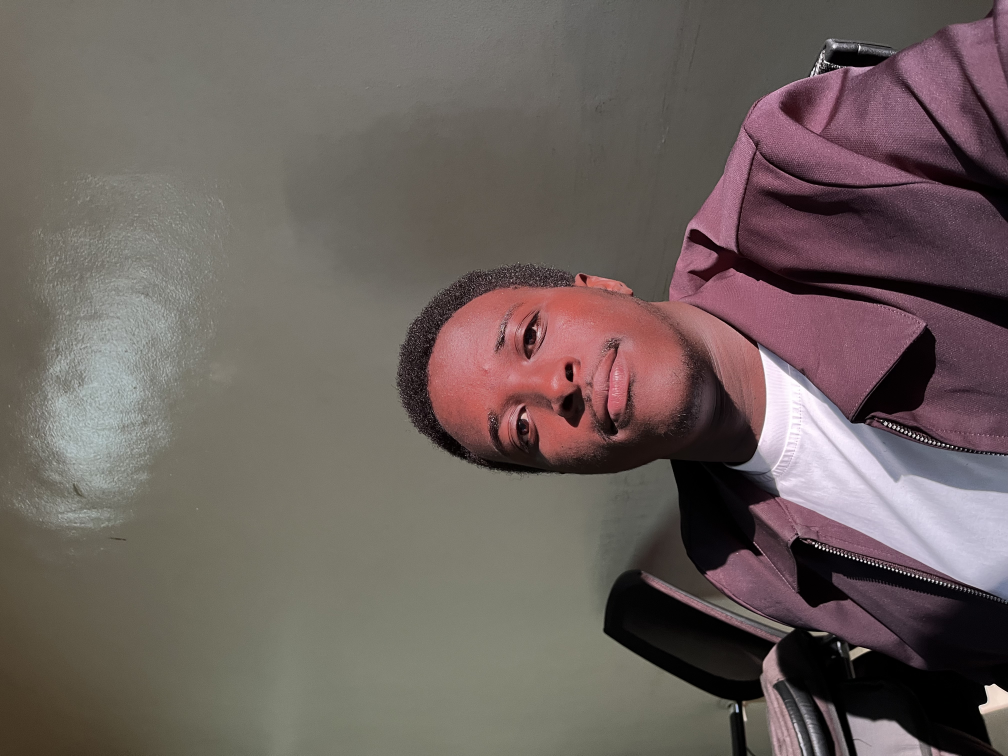
#> input picture formative2-ml-pipeline/data/images/christian_tonny_gentil_iradukunda/neutral.jpeg, 4032 x 3024 px (shown at 1/4 size); its folder holds only this picture in this run
$ python image_pipeline.py
#> lines starting #> are read from the running program, lines starting #| are printed output that depends on the picture
"""Image augmentation, visualization support, and histogram features."""

from __future__ import annotations

import argparse
from pathlib import Path

import numpy as np
import pandas as pd
from PIL import Image, ImageOps

IMAGE_EXTENSIONS = {".jpg", ".jpeg", ".png", ".bmp", ".webp"}


def augment_image(image: Image.Image) -> dict[str, Image.Image]:
    """Return the original plus three required augmentation variants."""
    rgb = ImageOps.exif_transpose(image).convert("RGB")
    return {
        "original": rgb,
        "rotated_15deg": rgb.rotate(15, resample=Image.Resampling.BILINEAR),
        "horizontal_flip": ImageOps.mirror(rgb),
        "grayscale": ImageOps.grayscale(rgb).convert("RGB"),
    }


def extract_image_features(image: Image.Image, bins: int = 16) -> dict[str, float]:
    """Create normalized RGB/gray histograms and a small pixel embedding."""
    rgb = ImageOps.fit(image.convert("RGB"), (128, 128))
    array = np.asarray(rgb, dtype=np.float32)
    features: dict[str, float] = {}

    for channel_index, channel_name in enumerate(["red", "green", "blue"]):
        histogram, _ = np.histogram(
            array[:, :, channel_index], bins=bins, range=(0, 256), density=False
        )
        histogram = histogram / max(histogram.sum(), 1)
        for index, value in enumerate(histogram):
            features[f"{channel_name}_hist_{index:02d}"] = float(value)

    gray = np.asarray(rgb.convert("L"), dtype=np.float32)
    gray_histogram, _ = np.histogram(gray, bins=bins, range=(0, 256))
    gray_histogram = gray_histogram / max(gray_histogram.sum(), 1)
    for index, value in enumerate(gray_histogram):
        features[f"gray_hist_{index:02d}"] = float(value)

    # This 16x16 representation acts as a basic face appearance embedding.
    embedding = np.asarray(
        rgb.convert("L").resize((16, 16), Image.Resampling.BILINEAR),
        dtype=np.float32,
    ) / 255.0
    for index, value in enumerate(embedding.ravel()):
        features[f"pixel_embedding_{index:03d}"] = float(value)

    features["brightness_mean"] = float(gray.mean())
    features["brightness_std"] = float(gray.std())
    return features


def process_image_dataset(
    input_dir: Path = Path("data/images"),
    output_csv: Path = Path("data/processed/image_features.csv"),
    augmented_dir: Path = Path("data/images/augmented"),
) -> pd.DataFrame:
    """Process member folders and save one row for every image variant."""
    rows: list[dict] = []
    augmented_dir.mkdir(parents=True, exist_ok=True)

    member_dirs = [
        folder
        for folder in sorted(input_dir.iterdir())
        if folder.is_dir() and folder.name != augmented_dir.name
    ] if input_dir.exists() else []

    for member_dir in member_dirs:
        for source_path in sorted(member_dir.iterdir()):
            if source_path.suffix.lower() not in IMAGE_EXTENSIONS:
                continue
            with Image.open(source_path) as image:
#> image is the input picture: PIL image 4032x3024 RGB; mean R, G, B 108.5, 97.1, 93.9
                variants = augment_image(image)
#> in augment_image, `rgb = ImageOps.exif_transpose(image).convert("RGB")`:
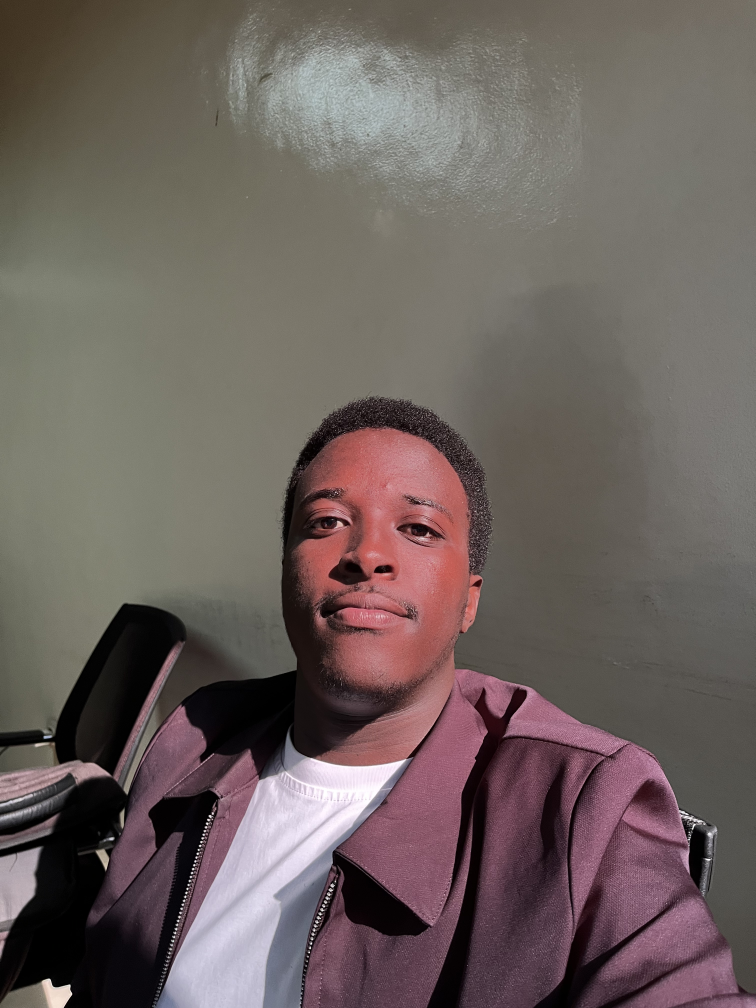
#> rgb: PIL image 3024x4032 RGB (shown at 1/4 size); mean R, G, B 108.5, 97.1, 93.9
#> variants = 4 items
            for variant_name, variant in variants.items():
                output_member_dir = augmented_dir / member_dir.name
                output_member_dir.mkdir(parents=True, exist_ok=True)
                output_path = output_member_dir / (
                    f"{source_path.stem}__{variant_name}.png"
                )
                variant.save(output_path)
                rows.append(
                    {
                        "member": member_dir.name,
                        "source_file": str(source_path),
                        "variant": variant_name,
                        "processed_file": str(output_path),
                        **extract_image_features(variant),
                    }
                )
#> this loop made 4 passes
#> variant_name on passes 1 to 4: 'original', 'rotated_15deg', 'horizontal_flip', 'grayscale'
#> pass 1, in extract_image_features, `rgb = ImageOps.fit(image.convert("RGB"), (128, 128))`:
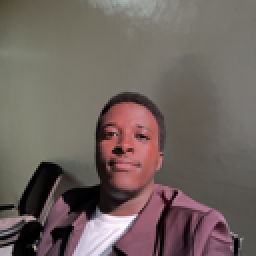
#> rgb: PIL image 128x128 RGB (shown 2 times larger); mean R, G, B 111.3, 99.6, 95.2
#> pass 1, in extract_image_features, `gray = np.asarray(rgb.convert("L"), dtype=np.float32)`:
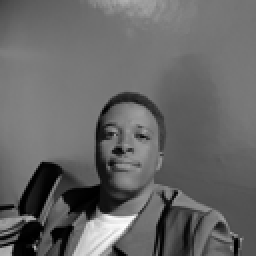
#> gray: shape (128, 128) float32 (shown 2 times larger); min 0, max 253, mean 102.5
#> pass 2, in process_image_dataset, `variant.save(output_path)`:
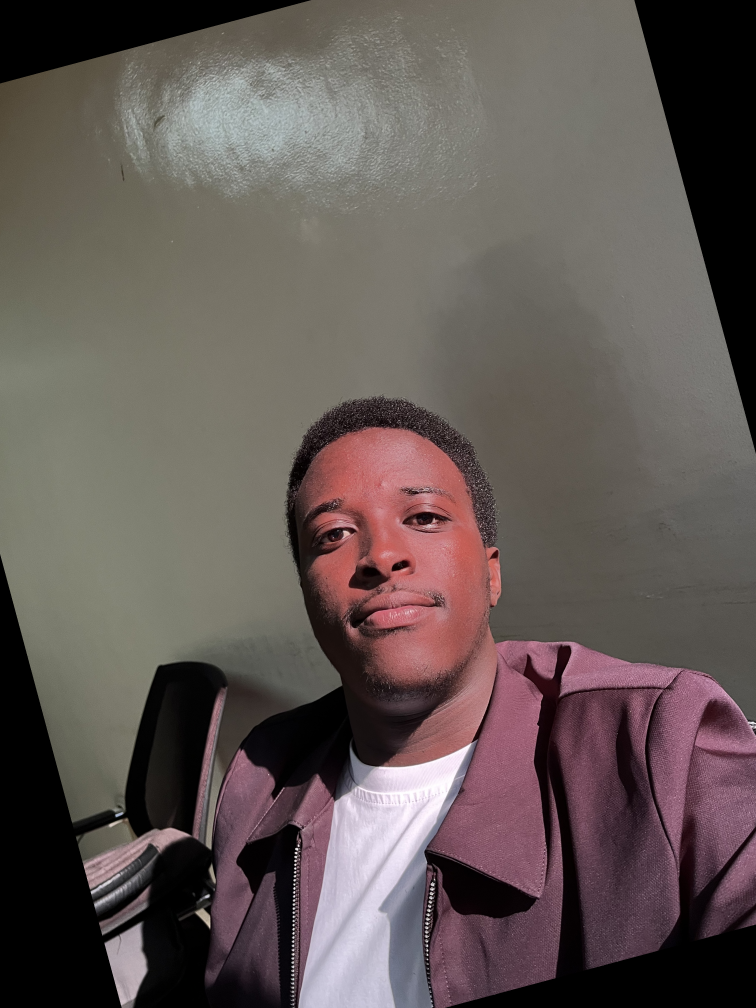
#> saved as neutral__rotated_15deg.png: PIL image 3024x4032 RGB (shown at 1/4 size); mean R, G, B 98.2, 87.7, 84.9
#> after the loop, rows = 4 items
#> pass 2 of the loop in process_image_dataset, `for member_dir in member_dirs:`:
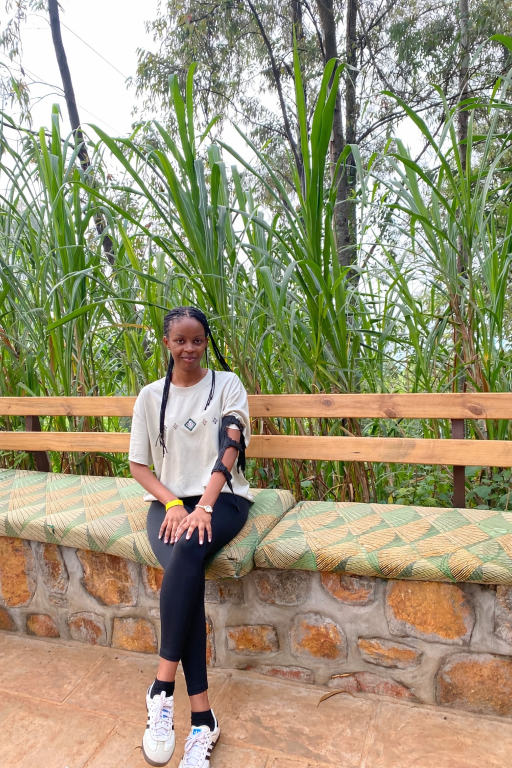
#> input picture formative2-ml-pipeline/data/images/yvette_uwimpaye/mi.png, 1024 x 1536 px (shown at 1/2 size)
#> in process_image_dataset, image is the input picture: PIL image 1024x1536 RGB; mean R, G, B 156.3, 149.4, 120.3
#> the loop in process_image_dataset, `for variant_name, variant in variants.items():` made 4 passes
#> pass 1, in extract_image_features (call 5), `gray = np.asarray(rgb.convert("L"), dtype=np.float32)`:
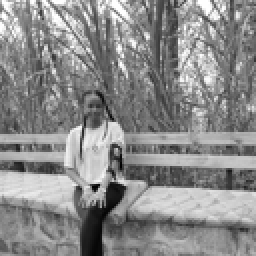
#> gray: shape (128, 128) float32 (shown 2 times larger); min 0, max 255, mean 138.8
#> pass 2, in process_image_dataset, `variant.save(output_path)`:
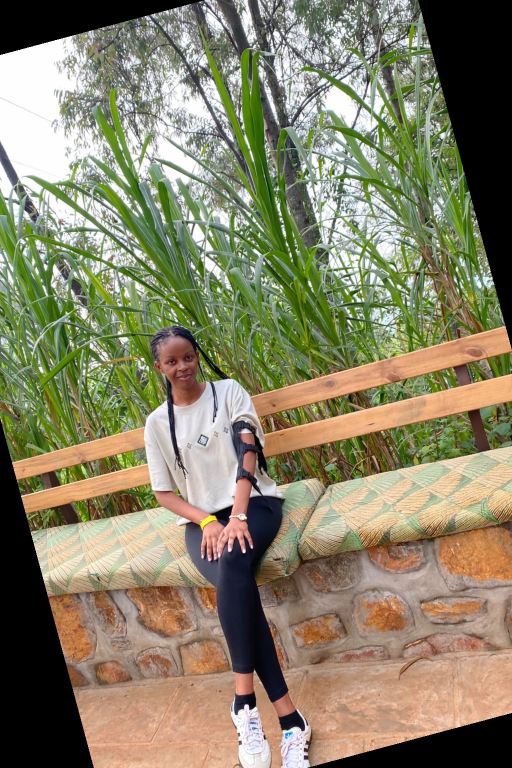
#> saved as mi__rotated_15deg.png: PIL image 1024x1536 RGB (shown at 1/2 size); mean R, G, B 135, 129.7, 102.8
#> after the loop in process_image_dataset, `for variant_name, variant in variants.items():`: rows = 8 items

    features = pd.DataFrame(rows)
#> features = table of 8 rows and 326 columns
    output_csv.parent.mkdir(parents=True, exist_ok=True)
#> (the run stopped early here; a loop or call above may not have finished)
